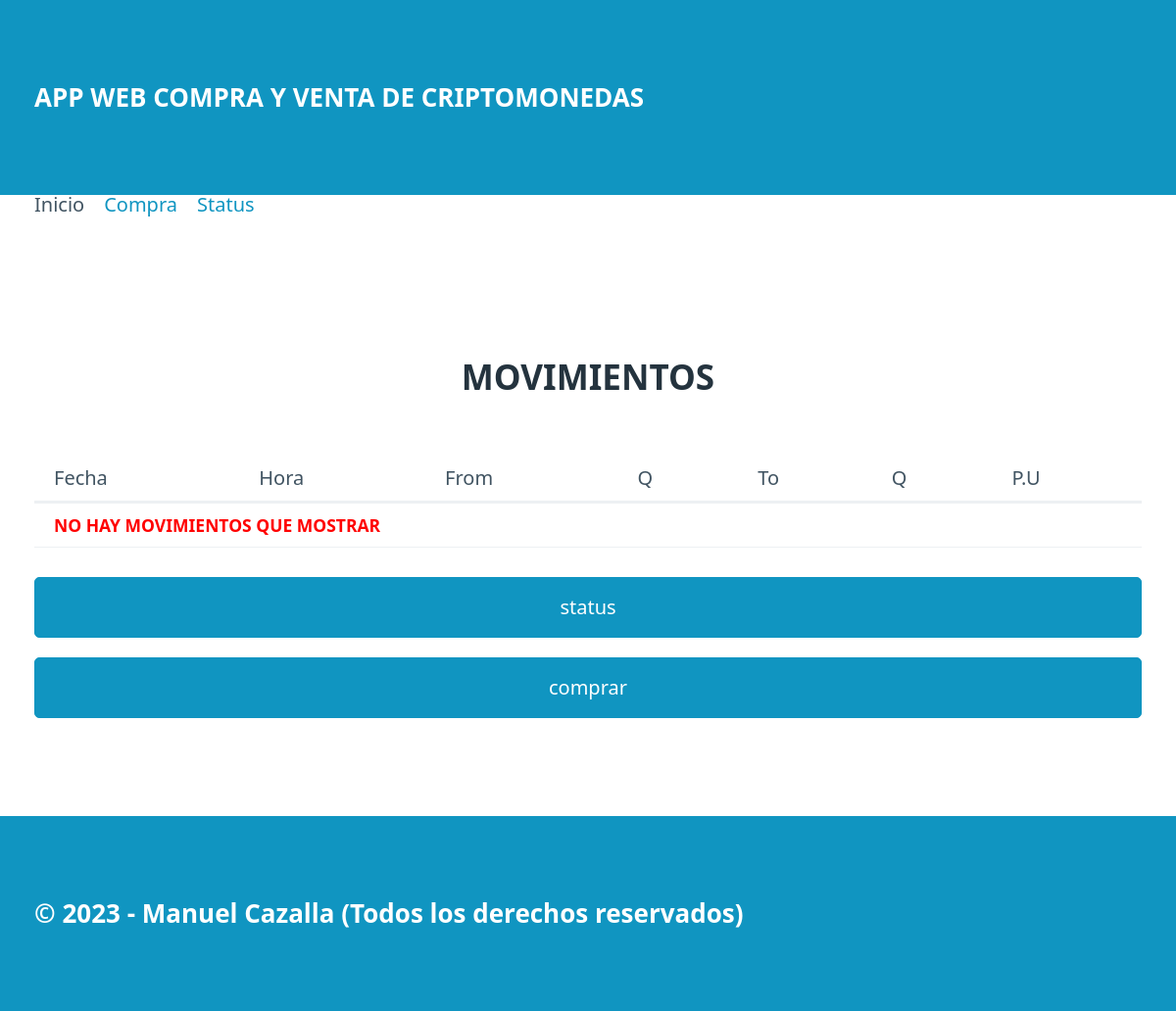
Before: / with the older database file.
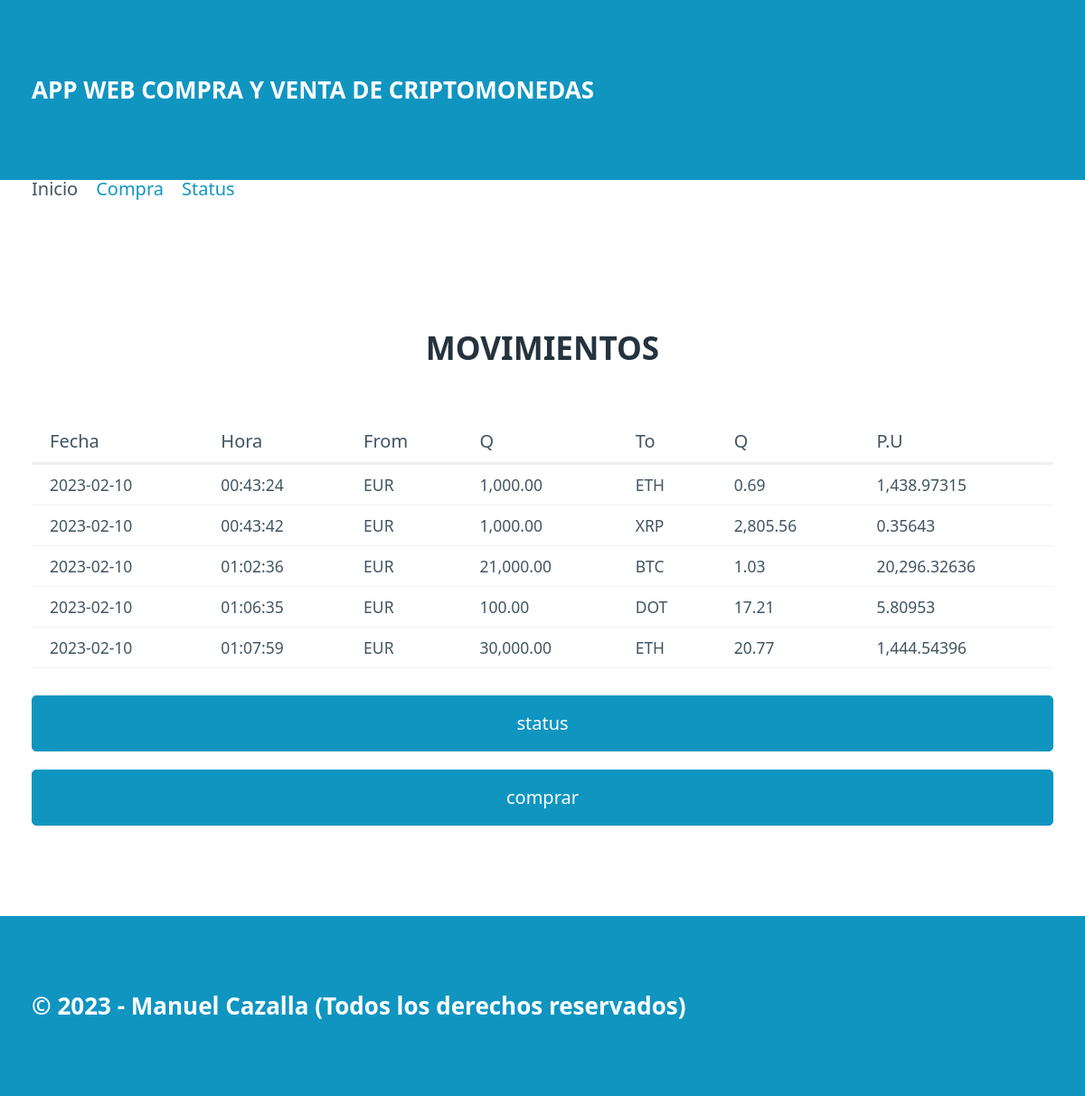
After: the same page with the newer database file.
### tables this page shows
CREATE TABLE "movimientos" (
	"id"	INTEGER,
	"date"	TEXT NOT NULL,
	"time"	TEXT NOT NULL,
	"moneda_from"	TEXT NOT NULL,
	"cantidad_from"	REAL,
	"moneda_to"	TEXT NOT NULL,
	"cantidad_to"	REAL,
	PRIMARY KEY("id" AUTOINCREMENT)
);

### blockchain/routes.py (the view)
@app.route("/")
def index():
    try:
        sqlite = ConecSqlite(ORIGIN_DATA)
        movimientos = sqlite.consultaSqlite("SELECT * from movimientos")
        return render_template("index.html",movements=  movimientos, puntero = "index.html",pageTitle ="movimimentos")
    except:
        flash("Base de datos no disponible,intentelo más tarde por favor")
        return render_template("index.html")

### blockchain/models.py (called while the page is built)
     def consultaSqlite(self,consulta):
            con = sqlite3.connect(self.ruta)
            cur = con.cursor()
            cur.execute(consulta)
            resultado = []
            columnas = cur.description
            filas = cur.fetchall()
            for dato in filas:
                movimiento = {}
                posicion = 0
                for nombre in columnas:
                    movimiento[nombre[0]] = dato[posicion]
                    posicion += 1
                resultado.append(movimiento)
            con.close()
            return resultado

### blockchain/templates/index.html
{% extends "base.html" %}
{% block section%}
        <table>
            <div class = "h2">
                <h2>MOVIMIENTOS</h2>
            </div>
            <thead>
               <tr>
                    <th>Fecha</th>
                    <th>Hora</th>
                    <th>From</th>
                    <th>Q</th>
                    <th>To</th>
                    <th>Q</th>
                    <th>P.U</th>
                </tr>
            </thead>
            <tbody>
                {% if movements %}
                {% for movement in movements %}
                <tr>
                    <td>{{movement.date}}</td>
                    <td>{{movement.time}}</td>
                    <td>{{movement.moneda_from}}</td>
                    <td>{{"{:,.2f}".format(movement.cantidad_from)}}</td>
                    <td>{{movement.moneda_to}}</td>
                    <td>{{"{:,.2f}".format (movement.cantidad_to)}}</td>
                    <td>{{"{:,.5f}".format(movement.cantidad_from / movement.cantidad_to)}}</td>
                </tr>
                {% endfor %}
                {% else%}
                <tr>
                    <td colspan="7" class="lista-vacia">NO HAY MOVIMIENTOS QUE MOSTRAR</td>
                </tr>
                {%endif%}
            </tbody>
        </table>
        <a href="/status"><button class ="status" method="POST">status</button></a>
        <a href="/purchase"><button class="comprar" method="POST">comprar</button></a>
{% endblock %}

### blockchain/templates/base.html (shortened to what this page needs)
<html lang="es">
<head>
    <link rel="stylesheet" href="/static/css/pico.css">
    <link rel="stylesheet" href="/static/css/styles.css">
</head>
<body>
    <header>
        <div class="container">
            APP WEB COMPRA Y VENTA DE CRIPTOMONEDAS
        </div>
    </header>
    <nav class="container">
        <ul>
            <li>
                {% if puntero == "index.html" %}
                <span>Inicio</span>
            </li>
            <li>
                <a href="/purchase">Compra</a>
            </li>
            <li>
                <a href="/status">Status</a>
            </li>
        </ul>
        {% endif %}
    </nav>
    <nav class="container">
        <ul>
            <li>
    </nav>
    <nav class="container">
        <ul>
            <li>
    </nav>
    <section class="container">
       {% block section %}{% endblock %}
    </section>
    <footer>
        <div class="container">
            &copy; 2023 - Manuel Cazalla (Todos los derechos reservados)
        </div>
    </footer>
</body>
</html>

### blockchain/static/css/styles.css (style rules this page uses)
header, footer { background-color: var(--primary); color: var(--primary-inverse); font-size: 1.3em; font-weight: bold; }
body { min-height: 100vh; display: grid; grid-template-rows: auto 20px 1fr auto; margin: 0; }
.h2 { text-align: center; }

Changed rows visible on the page:
added movimientos: date "2023-02-10", time "00:43:24", moneda_from "EUR", cantidad_from "1,000.00", moneda_to "ETH", cantidad_to "0.69", movement.cantidad_from/movement.cantidad_to "1,438.97315"
added movimientos: date "2023-02-10", time "00:43:42", moneda_from "EUR", cantidad_from "1,000.00", moneda_to "XRP", cantidad_to "2,805.56", movement.cantidad_from/movement.cantidad_to "0.35643"
added movimientos: date "2023-02-10", time "01:02:36", moneda_from "EUR", cantidad_from "21,000.00", moneda_to "BTC", cantidad_to "1.03", movement.cantidad_from/movement.cantidad_to "20,296.32636"
added movimientos: date "2023-02-10", time "01:06:35", moneda_from "EUR", cantidad_from "100.00", moneda_to "DOT", cantidad_to "17.21", movement.cantidad_from/movement.cantidad_to "5.80953"
added movimientos: date "2023-02-10", time "01:07:59", moneda_from "EUR", cantidad_from "30,000.00", moneda_to "ETH", cantidad_to "20.77", movement.cantidad_from/movement.cantidad_to "1,444.54396"
Other visible differences:
text no longer shown: "NO HAY MOVIMIENTOS QUE MOSTRAR"
